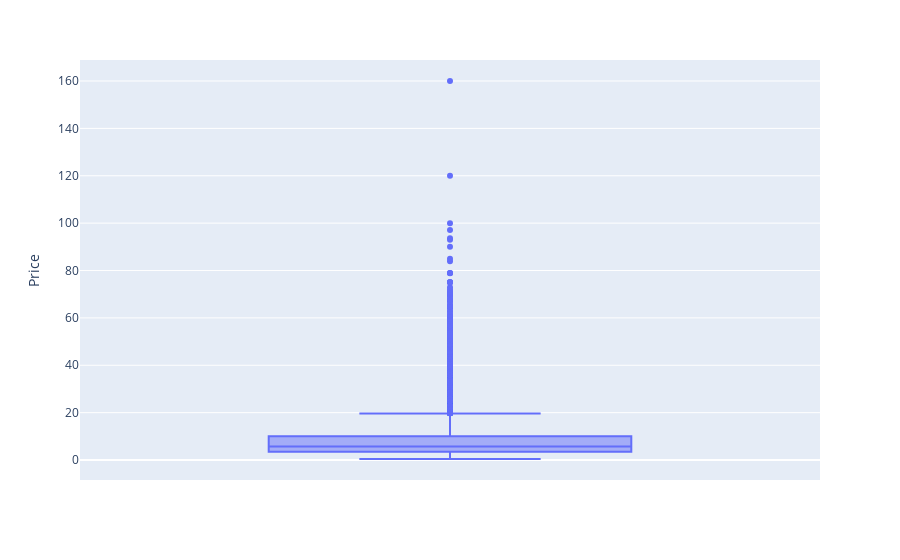

The notebook cell this image was saved under:
### Code cell
px.box(df , y='Price')

### Figure 1 — Plotly figure (JSON) as saved in the notebook; plotly's stock layout.template omitted (floating-point values rounded to 4 significant figures; data arrays with more than 128 entries replaced by an {"elided": "..."} marker saying what was removed)
{"data": [{"alignmentgroup": "True", "hovertemplate": "Price=%{y}<extra></extra>", "legendgroup": "", "marker": {"color": "#636efa"}, "name": "", "notched": false, "offsetgroup": "", "orientation": "v", "showlegend": false, "type": "box", "x0": " ", "xaxis": "x", "y": {"elided": "5870 float values"}, "y0": " ", "yaxis": "y"}], "layout": {"boxmode": "group", "legend": {"tracegroupgap": 0}, "margin": {"t": 60}, "xaxis": {"anchor": "y", "domain": [0, 1]}, "yaxis": {"anchor": "x", "domain": [0, 1], "title": {"text": "Price"}}}}
